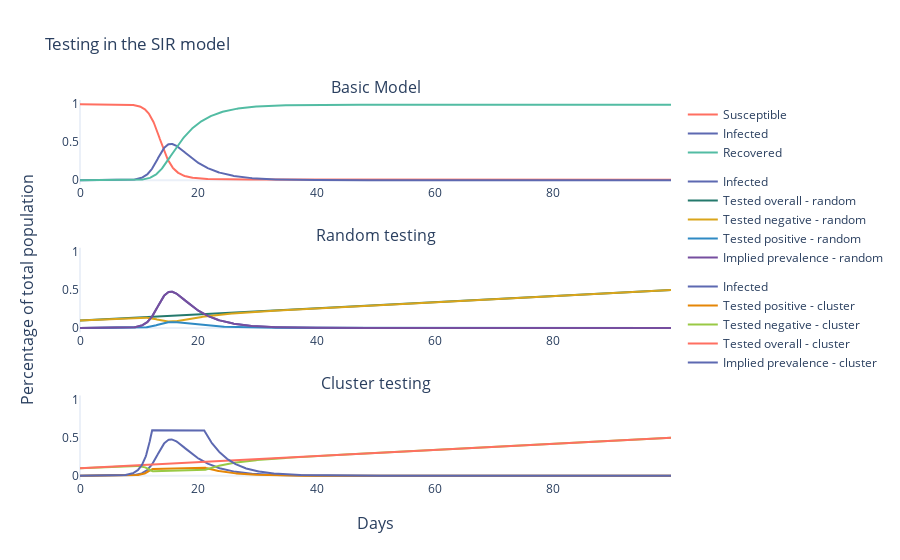

This figure's notebook cell:
### Code cell
def deriv(y, t, N, beta, gamma):
    S, I, R = y
    dSdt = -beta(t) * S * (I) / N
    dIdt = beta(t) * S * (I) / N - (gamma * I)
    dRdt = gamma * I
    return (dSdt, dIdt, dRdt)


def contact_rate(t):
    init_contact_rate, end_contact_rate, inflection_point, speed_of_change = (
        5,
        5,
        10,
        1,
    )
    return (init_contact_rate - end_contact_rate) / (
        1 + np.exp(-speed_of_change * (-t + inflection_point))
    ) + end_contact_rate


def beta(t):
    prob_infection = 0.25
    return contact_rate(t) * prob_infection


def test_rate(t, N):
    base_number = (100 / 1000) * N  # correct for Germany
    s = 0.04  # scaling constant meaning 1 bed per 1000 persons added every 5 days
    return base_number + s * t * base_number


def SIRmodel(
    params, test_rate, base_model=True, random_testing=True, cluster_testing=True
):

    N = 1
    init_infected = 0.000001
    S0, I0, R0 = (
        N - init_infected,
        init_infected,
        0,
    )  # initial conditions: one infected, rest susceptible
    t = np.linspace(0, 100, 1000)  # Grid of time points (in days)

    y0 = S0, I0, R0  # Initial conditions vector
    S, I, R = odeint(deriv, y0, t, args=(N, beta, gamma)).T
    SIRD_odeint = pd.DataFrame({"Susceptible": S, "Infected": I, "Recovered": R,})
    SIRD_odeint["total"] = SIRD_odeint.sum(axis=1)
    SIRD_odeint["days"] = SIRD_odeint.reset_index()["index"].div(10)

    #     Add test statistics for random testing
    SIRD_odeint["Tested overall - random"] = (
        test_rate(SIRD_odeint["days"], N) * SIRD_odeint["total"]
    )
    SIRD_odeint["Tested negative - random"] = SIRD_odeint["Susceptible"] * test_rate(
        SIRD_odeint["days"], N
    ) + SIRD_odeint["Recovered"] * test_rate(SIRD_odeint["days"], N)
    SIRD_odeint["Tested positive - random"] = SIRD_odeint["Infected"] * test_rate(
        SIRD_odeint["days"], N
    )
    SIRD_odeint["Implied prevalence - random"] = SIRD_odeint[
        "Tested positive - random"
    ] / (
        SIRD_odeint["Tested positive - random"]
        + SIRD_odeint["Tested negative - random"]
    )
    # Add test statistics for cluster testing
    SIRD_odeint["Tested positive - cluster"] = SIRD_odeint.apply(
        lambda row: min(test_rate(row["days"], N), row["Infected"]) * 0.6, axis=1
    )
    SIRD_odeint["Tested negative - cluster"] = SIRD_odeint.apply(
        lambda row: test_rate(row["days"], N) * row["total"]
        - min(test_rate(row["days"], N), row["Infected"]) * 0.6,
        axis=1,
    )
    SIRD_odeint["Tested overall - cluster"] = (
        test_rate(SIRD_odeint["days"], N) * SIRD_odeint["total"]
    )
    SIRD_odeint["Implied prevalence - cluster"] = SIRD_odeint[
        "Tested positive - cluster"
    ] / (
        SIRD_odeint["Tested positive - cluster"]
        + SIRD_odeint["Tested negative - cluster"]
    )

    #       create figure
    fig = make_subplots(
        rows=3,
        cols=1,
        x_title="Days",
        y_title="Percentage of total population",
        subplot_titles=("Basic Model", "Random testing", "Cluster testing"),
    )
    #     Subfig 1
    for i, col in enumerate(SIRD_odeint.columns):
        if col in ["Susceptible", "Infected", "Recovered"]:
            fig.add_trace(
                go.Scatter(
                    x=SIRD_odeint["days"],
                    y=SIRD_odeint[col],
                    mode="lines",
                    name=col,
                    line=dict(color=colors[i]),
                    legendgroup="Basic SIR model",
                ),
                row=1,
                col=1,
            )
        if col in [
            "Tested overall - random",
            "Tested positive - random",
            "Tested negative - random",
            "Implied prevalence - random",
            "Infected",
        ]:
            fig.add_trace(
                go.Scatter(
                    x=SIRD_odeint["days"],
                    y=SIRD_odeint[col],
                    mode="lines",
                    name=col,
                    line=dict(
                        color=colors[i],
                        #                         dash="dash"
                    ),
                    legendgroup="Random testing",
                ),
                row=2,
                col=1,
            )
        fig.add_trace(
            go.Scatter(
                x=SIRD_odeint["days"],
                y=SIRD_odeint["total"],
                mode="none",
                name="total",
                showlegend=False,
            ),
            row=2,
            col=1,
        )
        if col in [
            "Tested overall - cluster",
            "Tested positive - cluster",
            "Tested negative - cluster",
            "Implied prevalence - cluster",
            "Infected",
        ]:
            fig.add_trace(
                go.Scatter(
                    x=SIRD_odeint["days"],
                    y=SIRD_odeint[col],
                    mode="lines",
                    name=col,
                    line=dict(
                        color=colors[i],
                        #                         dash="dash"
                    ),
                    legendgroup="Cluster testing",
                    #                 line_shape="spline",
                ),
                row=3,
                col=1,
            )
        fig.add_trace(
            go.Scatter(
                x=SIRD_odeint["days"],
                y=SIRD_odeint["total"],
                mode="none",
                name="total",
                showlegend=False,
            ),
            row=3,
            col=1,
        )
    #     axes update
    fig.update_layout(title="Testing in the SIR model",)
    fig.update_xaxes(showgrid=False)
    fig.update_yaxes(showgrid=False)

    return fig


gamma = 1.0 / 4.0  # time normal case till recovery

params = [gamma]
fig = SIRmodel(params, test_rate)
fig.show()
fig.write_image("SIRtestmodel.svg", width=700, height=500)

### Figure 1 — Plotly figure (JSON) as saved in the notebook; plotly's stock layout.template omitted (floating-point values rounded to 4 significant figures; data arrays with more than 128 entries replaced by an {"elided": "..."} marker saying what was removed)
{"data": [{"legendgroup": "Basic SIR model", "line": {"color": "rgb(255, 111, 97)"}, "mode": "lines", "name": "Susceptible", "type": "scatter", "x": {"elided": "1000 float values"}, "xaxis": "x", "y": {"elided": "1000 float values"}, "yaxis": "y"}, {"mode": "none", "name": "total", "showlegend": false, "type": "scatter", "x": {"elided": "1000 float values"}, "xaxis": "x2", "y": {"elided": "1000 float values"}, "yaxis": "y2"}, {"mode": "none", "name": "total", "showlegend": false, "type": "scatter", "x": {"elided": "1000 float values"}, "xaxis": "x3", "y": {"elided": "1000 float values"}, "yaxis": "y3"}, {"legendgroup": "Basic SIR model", "line": {"color": "rgb(93, 105, 177)"}, "mode": "lines", "name": "Infected", "type": "scatter", "x": {"elided": "1000 float values"}, "xaxis": "x", "y": {"elided": "1000 float values"}, "yaxis": "y"}, {"legendgroup": "Random testing", "line": {"color": "rgb(93, 105, 177)"}, "mode": "lines", "name": "Infected", "type": "scatter", "x": {"elided": "1000 float values"}, "xaxis": "x2", "y": {"elided": "1000 float values"}, "yaxis": "y2"}, {"mode": "none", "name": "total", "showlegend": false, "type": "scatter", "x": {"elided": "1000 float values"}, "xaxis": "x2", "y": {"elided": "1000 float values"}, "yaxis": "y2"}, {"legendgroup": "Cluster testing", "line": {"color": "rgb(93, 105, 177)"}, "mode": "lines", "name": "Infected", "type": "scatter", "x": {"elided": "1000 float values"}, "xaxis": "x3", "y": {"elided": "1000 float values"}, "yaxis": "y3"}, {"mode": "none", "name": "total", "showlegend": false, "type": "scatter", "x": {"elided": "1000 float values"}, "xaxis": "x3", "y": {"elided": "1000 float values"}, "yaxis": "y3"}, {"legendgroup": "Basic SIR model", "line": {"color": "rgb(82, 188, 163)"}, "mode": "lines", "name": "Recovered", "type": "scatter", "x": {"elided": "1000 float values"}, "xaxis": "x", "y": {"elided": "1000 float values"}, "yaxis": "y"}, {"mode": "none", "name": "total", "showlegend": false, "type": "scatter", "x": {"elided": "1000 float values"}, "xaxis": "x2", "y": {"elided": "1000 float values"}, "yaxis": "y2"}, {"mode": "none", "name": "total", "showlegend": false, "type": "scatter", "x": {"elided": "1000 float values"}, "xaxis": "x3", "y": {"elided": "1000 float values"}, "yaxis": "y3"}, {"mode": "none", "name": "total", "showlegend": false, "type": "scatter", "x": {"elided": "1000 float values"}, "xaxis": "x2", "y": {"elided": "1000 float values"}, "yaxis": "y2"}, {"mode": "none", "name": "total", "showlegend": false, "type": "scatter", "x": {"elided": "1000 float values"}, "xaxis": "x3", "y": {"elided": "1000 float values"}, "yaxis": "y3"}, {"mode": "none", "name": "total", "showlegend": false, "type": "scatter", "x": {"elided": "1000 float values"}, "xaxis": "x2", "y": {"elided": "1000 float values"}, "yaxis": "y2"}, {"mode": "none", "name": "total", "showlegend": false, "type": "scatter", "x": {"elided": "1000 float values"}, "xaxis": "x3", "y": {"elided": "1000 float values"}, "yaxis": "y3"}, {"legendgroup": "Random testing", "line": {"color": "rgb(36, 121, 108)"}, "mode": "lines", "name": "Tested overall - random", "type": "scatter", "x": {"elided": "1000 float values"}, "xaxis": "x2", "y": {"elided": "1000 float values"}, "yaxis": "y2"}, {"mode": "none", "name": "total", "showlegend": false, "type": "scatter", "x": {"elided": "1000 float values"}, "xaxis": "x2", "y": {"elided": "1000 float values"}, "yaxis": "y2"}, {"mode": "none", "name": "total", "showlegend": false, "type": "scatter", "x": {"elided": "1000 float values"}, "xaxis": "x3", "y": {"elided": "1000 float values"}, "yaxis": "y3"}, {"legendgroup": "Random testing", "line": {"color": "rgb(218, 165, 27)"}, "mode": "lines", "name": "Tested negative - random", "type": "scatter", "x": {"elided": "1000 float values"}, "xaxis": "x2", "y": {"elided": "1000 float values"}, "yaxis": "y2"}, {"mode": "none", "name": "total", "showlegend": false, "type": "scatter", "x": {"elided": "1000 float values"}, "xaxis": "x2", "y": {"elided": "1000 float values"}, "yaxis": "y2"}, {"mode": "none", "name": "total", "showlegend": false, "type": "scatter", "x": {"elided": "1000 float values"}, "xaxis": "x3", "y": {"elided": "1000 float values"}, "yaxis": "y3"}, {"legendgroup": "Random testing", "line": {"color": "rgb(47, 138, 196)"}, "mode": "lines", "name": "Tested positive - random", "type": "scatter", "x": {"elided": "1000 float values"}, "xaxis": "x2", "y": {"elided": "1000 float values"}, "yaxis": "y2"}, {"mode": "none", "name": "total", "showlegend": false, "type": "scatter", "x": {"elided": "1000 float values"}, "xaxis": "x2", "y": {"elided": "1000 float values"}, "yaxis": "y2"}, {"mode": "none", "name": "total", "showlegend": false, "type": "scatter", "x": {"elided": "1000 float values"}, "xaxis": "x3", "y": {"elided": "1000 float values"}, "yaxis": "y3"}, {"legendgroup": "Random testing", "line": {"color": "rgb(118, 78, 159)"}, "mode": "lines", "name": "Implied prevalence - random", "type": "scatter", "x": {"elided": "1000 float values"}, "xaxis": "x2", "y": {"elided": "1000 float values"}, "yaxis": "y2"}, {"mode": "none", "name": "total", "showlegend": false, "type": "scatter", "x": {"elided": "1000 float values"}, "xaxis": "x2", "y": {"elided": "1000 float values"}, "yaxis": "y2"}, {"mode": "none", "name": "total", "showlegend": false, "type": "scatter", "x": {"elided": "1000 float values"}, "xaxis": "x3", "y": {"elided": "1000 float values"}, "yaxis": "y3"}, {"mode": "none", "name": "total", "showlegend": false, "type": "scatter", "x": {"elided": "1000 float values"}, "xaxis": "x2", "y": {"elided": "1000 float values"}, "yaxis": "y2"}, {"legendgroup": "Cluster testing", "line": {"color": "rgb(229, 134, 6)"}, "mode": "lines", "name": "Tested positive - cluster", "type": "scatter", "x": {"elided": "1000 float values"}, "xaxis": "x3", "y": {"elided": "1000 float values"}, "yaxis": "y3"}, {"mode": "none", "name": "total", "showlegend": false, "type": "scatter", "x": {"elided": "1000 float values"}, "xaxis": "x3", "y": {"elided": "1000 float values"}, "yaxis": "y3"}, {"mode": "none", "name": "total", "showlegend": false, "type": "scatter", "x": {"elided": "1000 float values"}, "xaxis": "x2", "y": {"elided": "1000 float values"}, "yaxis": "y2"}, {"legendgroup": "Cluster testing", "line": {"color": "rgb(153, 201, 69)"}, "mode": "lines", "name": "Tested negative - cluster", "type": "scatter", "x": {"elided": "1000 float values"}, "xaxis": "x3", "y": {"elided": "1000 float values"}, "yaxis": "y3"}, {"mode": "none", "name": "total", "showlegend": false, "type": "scatter", "x": {"elided": "1000 float values"}, "xaxis": "x3", "y": {"elided": "1000 float values"}, "yaxis": "y3"}, {"mode": "none", "name": "total", "showlegend": false, "type": "scatter", "x": {"elided": "1000 float values"}, "xaxis": "x2", "y": {"elided": "1000 float values"}, "yaxis": "y2"}, {"legendgroup": "Cluster testing", "line": {"color": "rgb(255, 111, 97)"}, "mode": "lines", "name": "Tested overall - cluster", "type": "scatter", "x": {"elided": "1000 float values"}, "xaxis": "x3", "y": {"elided": "1000 float values"}, "yaxis": "y3"}, {"mode": "none", "name": "total", "showlegend": false, "type": "scatter", "x": {"elided": "1000 float values"}, "xaxis": "x3", "y": {"elided": "1000 float values"}, "yaxis": "y3"}, {"mode": "none", "name": "total", "showlegend": false, "type": "scatter", "x": {"elided": "1000 float values"}, "xaxis": "x2", "y": {"elided": "1000 float values"}, "yaxis": "y2"}, {"legendgroup": "Cluster testing", "line": {"color": "rgb(93, 105, 177)"}, "mode": "lines", "name": "Implied prevalence - cluster", "type": "scatter", "x": {"elided": "1000 float values"}, "xaxis": "x3", "y": {"elided": "1000 float values"}, "yaxis": "y3"}, {"mode": "none", "name": "total", "showlegend": false, "type": "scatter", "x": {"elided": "1000 float values"}, "xaxis": "x3", "y": {"elided": "1000 float values"}, "yaxis": "y3"}], "layout": {"annotations": [{"font": {"size": 16}, "showarrow": false, "text": "Basic Model", "x": 0.5, "xanchor": "center", "xref": "paper", "y": 1, "yanchor": "bottom", "yref": "paper"}, {"font": {"size": 16}, "showarrow": false, "text": "Random testing", "x": 0.5, "xanchor": "center", "xref": "paper", "y": 0.6111, "yanchor": "bottom", "yref": "paper"}, {"font": {"size": 16}, "showarrow": false, "text": "Cluster testing", "x": 0.5, "xanchor": "center", "xref": "paper", "y": 0.2222, "yanchor": "bottom", "yref": "paper"}, {"font": {"size": 16}, "showarrow": false, "text": "Days", "x": 0.5, "xanchor": "center", "xref": "paper", "y": 0, "yanchor": "top", "yref": "paper", "yshift": -30}, {"font": {"size": 16}, "showarrow": false, "text": "Percentage of total population", "textangle": -90, "x": 0, "xanchor": "right", "xref": "paper", "xshift": -40, "y": 0.5, "yanchor": "middle", "yref": "paper"}], "title": {"text": "Testing in the SIR model"}, "xaxis": {"anchor": "y", "domain": [0, 1], "showgrid": false}, "xaxis2": {"anchor": "y2", "domain": [0, 1], "showgrid": false}, "xaxis3": {"anchor": "y3", "domain": [0, 1], "showgrid": false}, "yaxis": {"anchor": "x", "domain": [0.7778, 1], "showgrid": false}, "yaxis2": {"anchor": "x2", "domain": [0.3889, 0.6111], "showgrid": false}, "yaxis3": {"anchor": "x3", "domain": [0, 0.2222], "showgrid": false}}}
